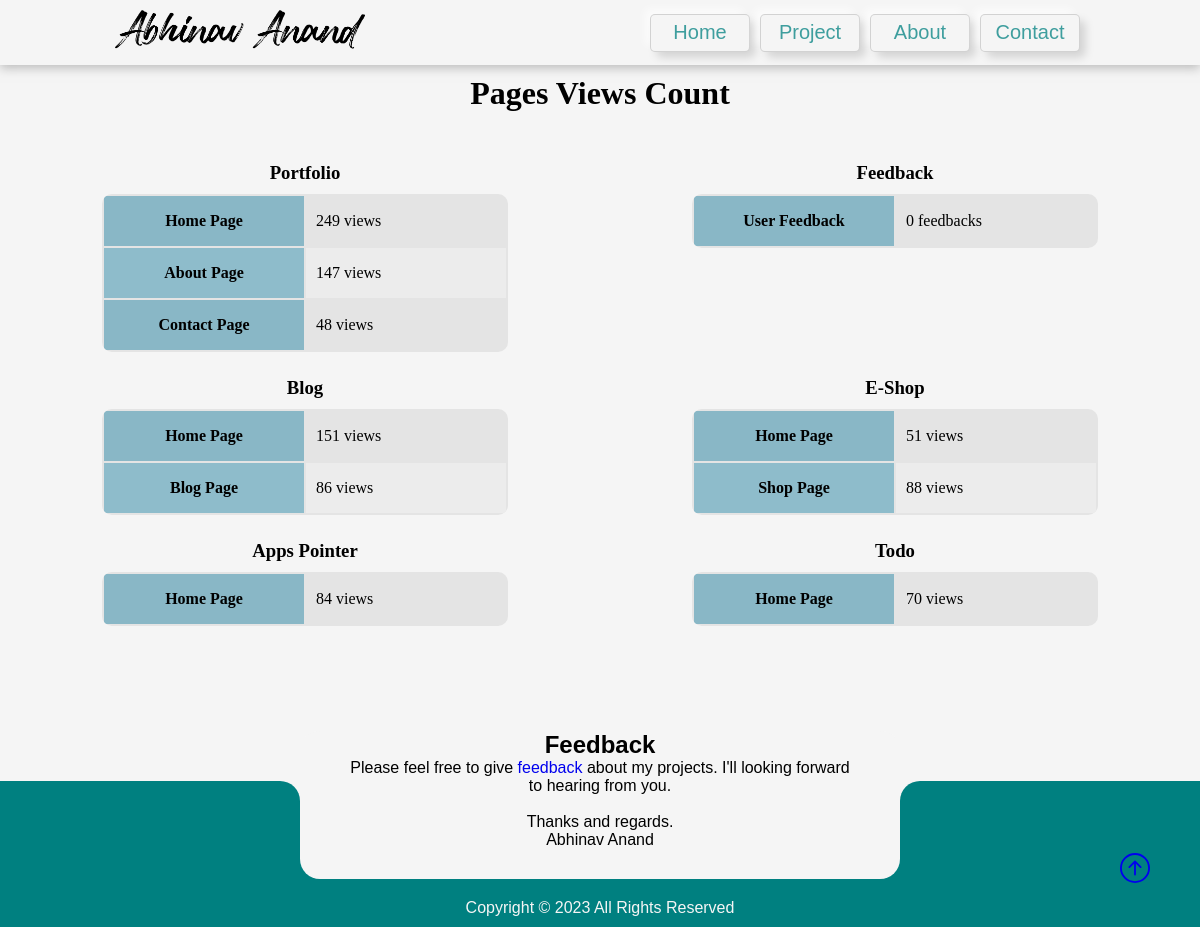
The page /PagesViews/ on the database as committed earlier.
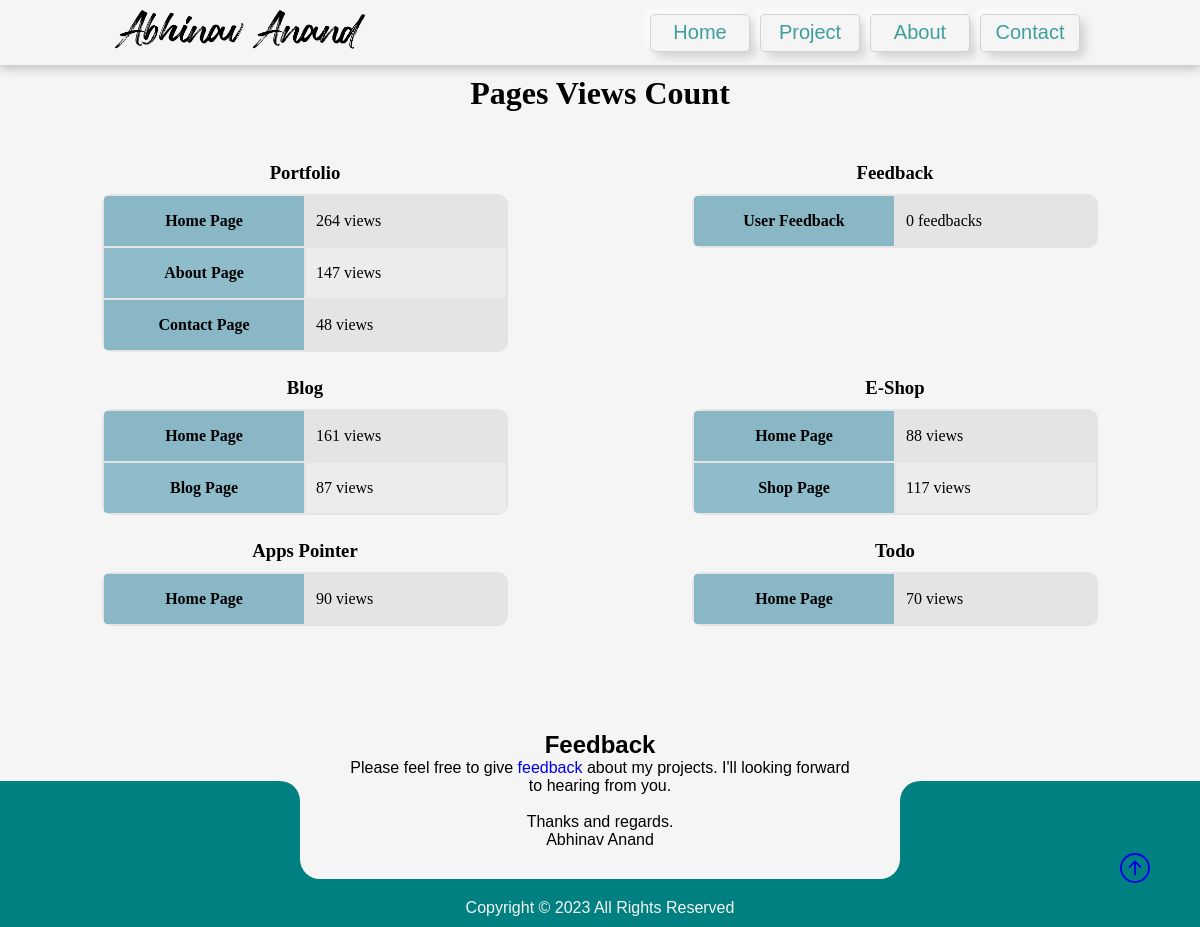
The same page on the database as committed later.
### mainApp/models.py (models this page shows, shortened)
class Portfolio_page_view_count(models.Model):
    portfolio_view_count = models.IntegerField(default=0)
    about_view_count = models.IntegerField(default=0)
    contact_view_count = models.IntegerField(default=0)

### blog/models.py (models this page shows, shortened)
class Blog_page_view_count(models.Model):
    home_view_count = models.IntegerField(default=0)
    blog_view_count = models.IntegerField(default=0)

### ecom/models.py (models this page shows, shortened)
class Shop_page_view_count(models.Model):
    home_view_count = models.IntegerField(default=0)
    shop_view_count = models.IntegerField(default=0)

### app/models.py (models this page shows, shortened)
class App_page_view_count(models.Model):
    app_home_view_count = models.IntegerField(default=0)

### mainApp/views.py (the view)
# urls.py: path('PagesViews/', views.PageView, name='pageViews'),
def PageView(request):
    feedback = Feedback.objects.all()
    context = {"Portfolio": Portfolio_page_view_count.objects.get(id=1),
               "Feedback": feedback.count(),
               "Blog": Blog_page_view_count.objects.get(id=1),
               "Shop": Shop_page_view_count.objects.get(id=1),
               "App": App_page_view_count.objects.get(id=1),
               "Todo": Todo_page_view_count.objects.get(id=1),
               }
    return render(request, 'pageviews.html', context)

### mainApp/templates/pageviews.html (shortened to what this page needs)
{% extends 'basemain.html' %} {% block homemain %}
<div class="pageviews">
    <h1>Pages Views Count</h1>
    <div >
        <span>
            <h3>Portfolio</h3>
            <table>
                <tr><th>Home Page</th><td>{{Portfolio.portfolio_view_count}} views</td></tr>
                <tr><th>About Page</th><td>{{Portfolio.about_view_count}} views</td></tr>
                <tr><th>Contact Page</th><td>{{Portfolio.contact_view_count}} views</td></tr>
            </table>
        </span>
        <span>
            <h3>Feedback</h3>
            <table>
                <tr><th>User Feedback</th><td>{{Feedback}} feedbacks</td></tr>
            </table>
        </span>
        <span>
            <h3>Blog</h3>
            <table>
                <tr><th>Home Page</th><td>{{Blog.home_view_count}} views</td></tr>
                <tr><th>Blog Page</th><td>{{Blog.blog_view_count}} views</td></tr>
            </table>
        </span>
        <span>
            <h3>E-Shop</h3>
            <table>
                <tr><th>Home Page</th><td>{{Shop.home_view_count}} views</td></tr>
                <tr><th>Shop Page</th><td>{{Shop.shop_view_count}} views</td></tr>
            </table>
        </span>
        <span>
            <h3>Apps Pointer</h3>
            <table>
                <tr><th>Home Page</th><td>{{App.app_home_view_count}} views</td></tr>
            </table>
        </span>
        <span>
            <h3>Todo</h3>
            <table>
                <tr><th>Home Page</th><td>{{Todo.todo_home_view_count}} views</td></tr>
            </table>
        </span>
    </div>
</div>
{%endblock%}

Rows that differ between the two databases and show on the page:
changed Portfolio_page_view_count: portfolio_view_count "249" → "264"
changed Blog_page_view_count: home_view_count "151" → "161"; blog_view_count "86" → "87"
changed Shop_page_view_count: home_view_count "51" → "88"; shop_view_count "88" → "117"
changed App_page_view_count: app_home_view_count "84" → "90"
